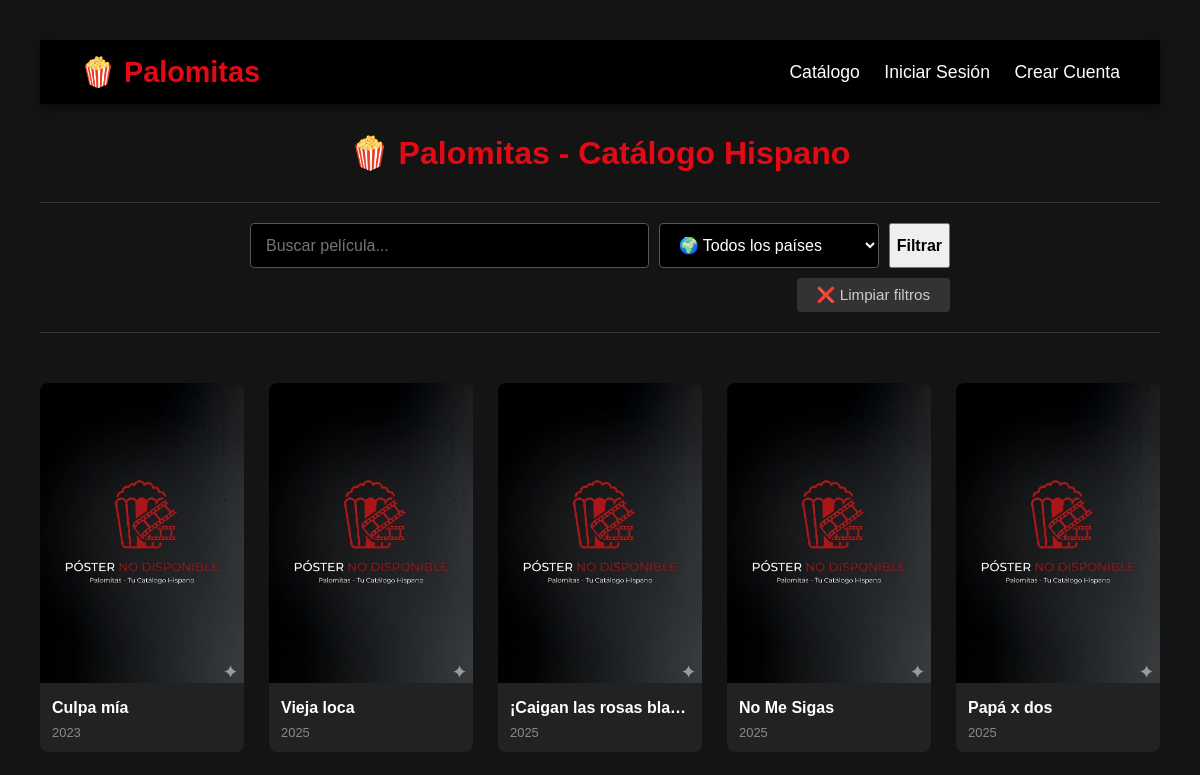
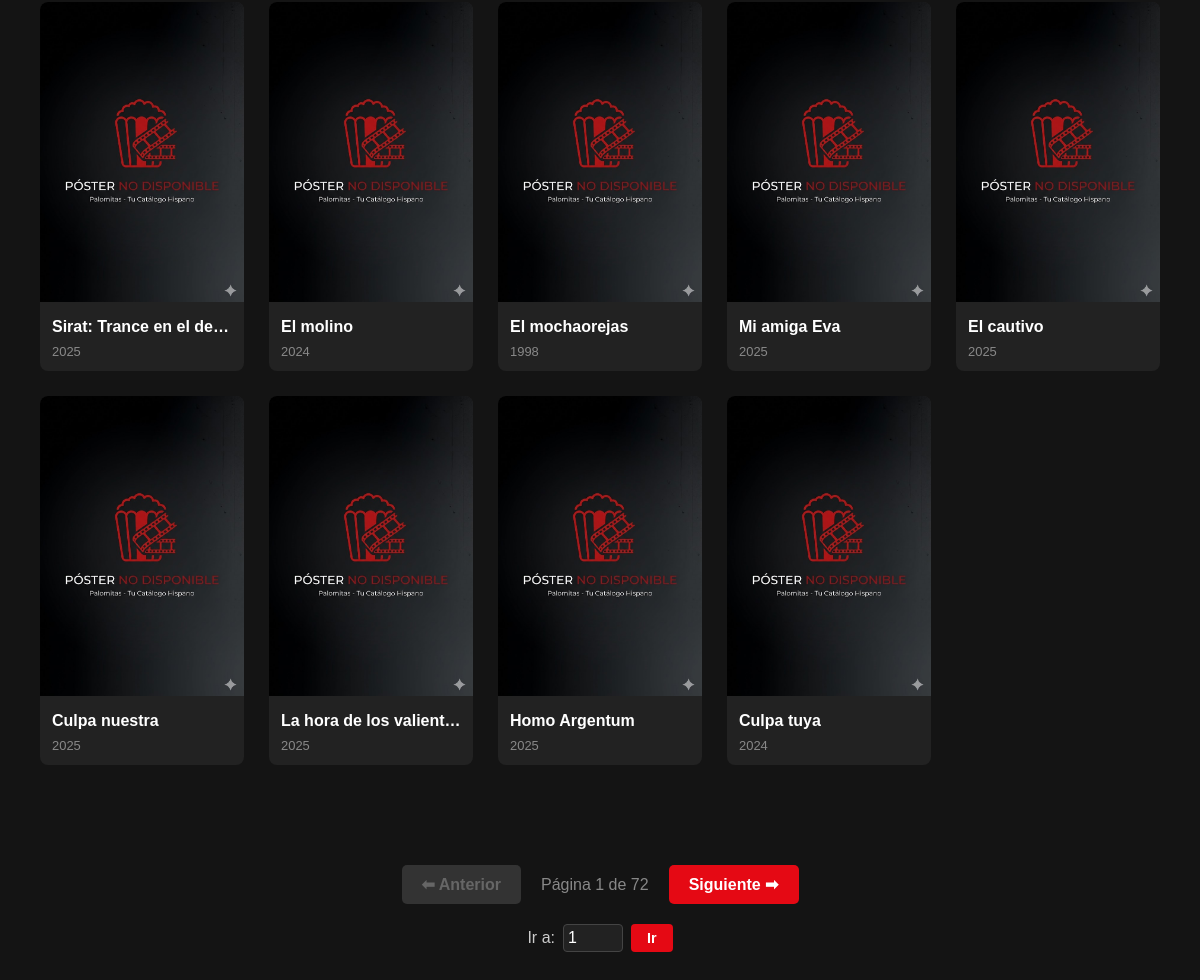
Before: / with the older database file (2 pictures, top to bottom).
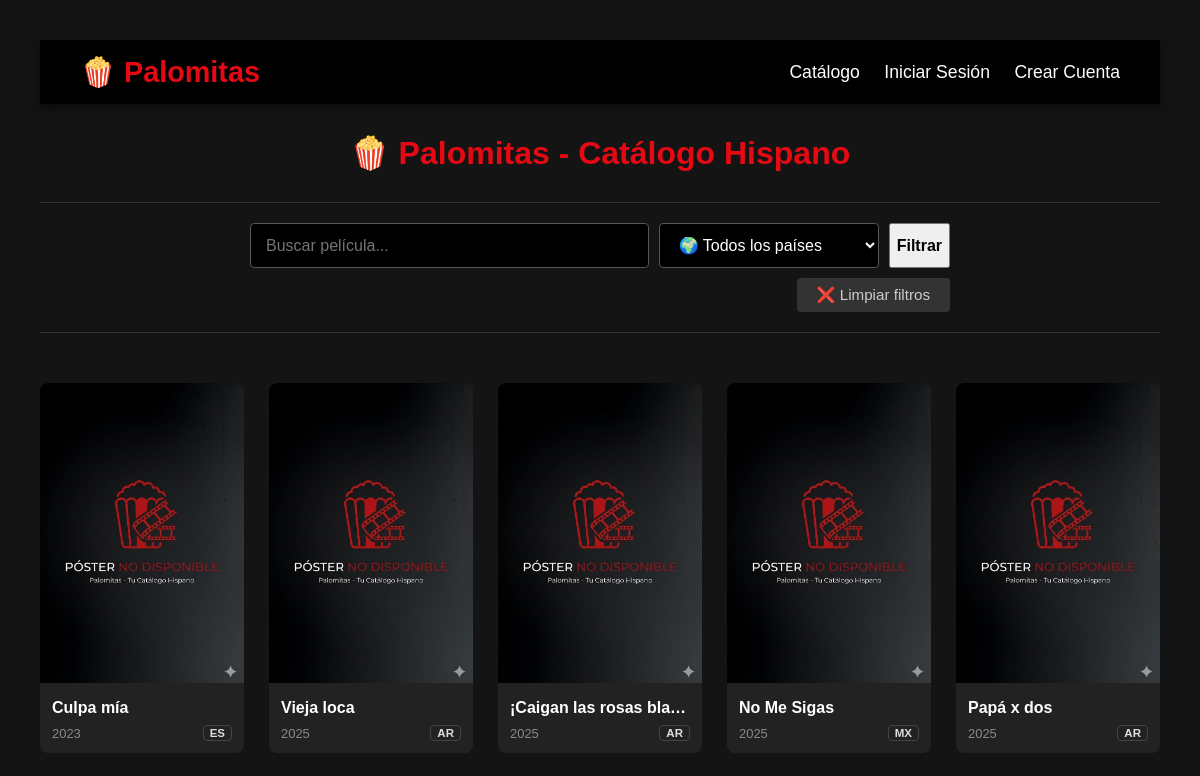
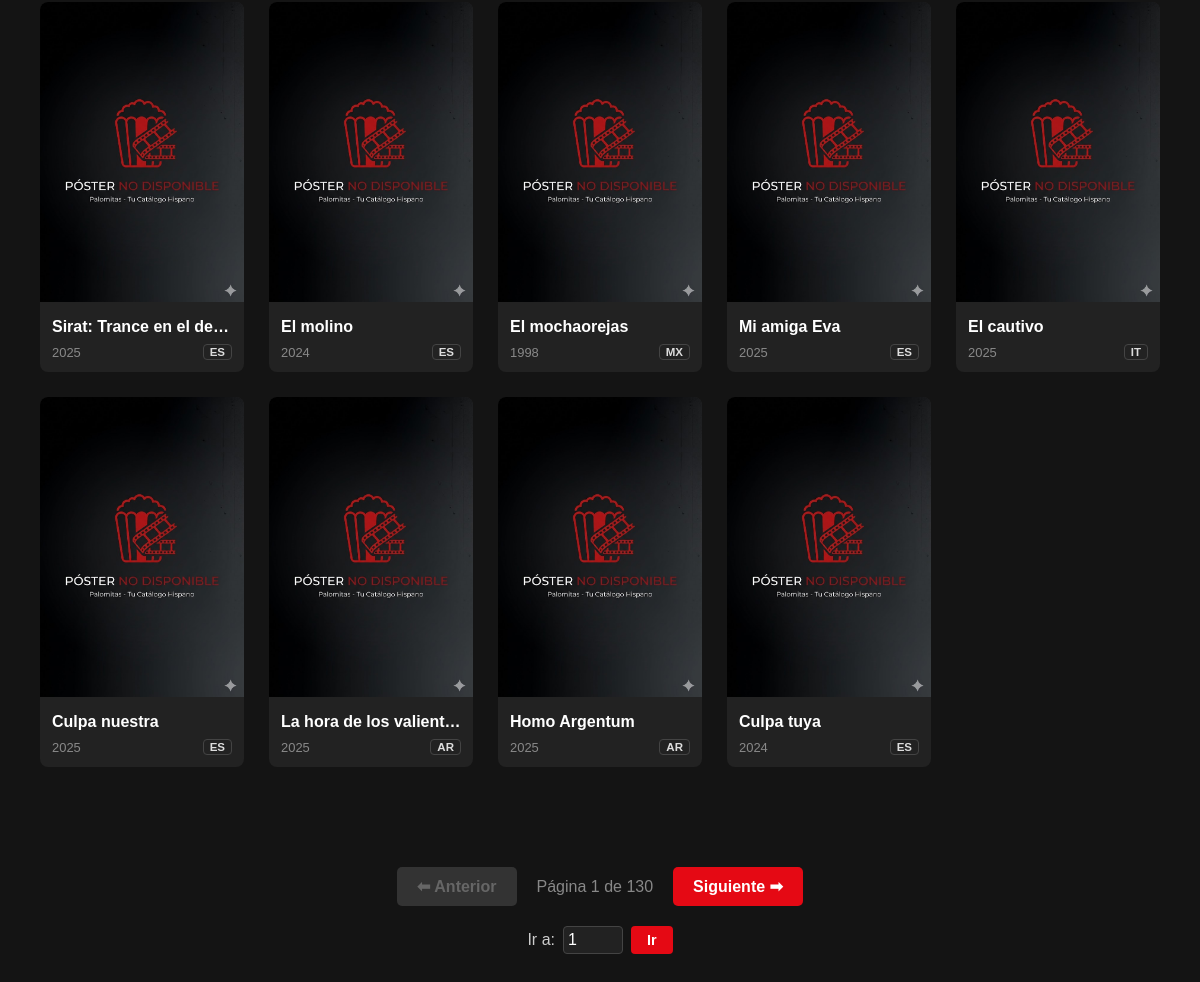
After: the same page with the newer database file (2 pictures, top to bottom).
### tables this page shows
CREATE TABLE `producciones` (
  `id_produccion` int(11) NOT NULL,
  `tmdb_id` int(11) DEFAULT NULL,
  `titulo` varchar(255) NOT NULL,
  `tipo` enum('pelicula','serie') NOT NULL,
  `anio` year(4) DEFAULT NULL,
  `sinopsis` text DEFAULT NULL,
  `pais` varchar(100) DEFAULT NULL,
  `idioma_original` varchar(100) DEFAULT NULL,
  `portada` varchar(255) DEFAULT NULL,
  `id_version_origen` int(11) DEFAULT NULL
);

### index.php (the view, shortened to what this page needs)
<?php
$host = '127.0.0.1';
$db   = 'palomitas';
$user = 'raquel';
$pass = 'cine';
$port = '3307';
$charset = 'utf8mb4';
$dsn = "mysql:host=$host;port=$port;dbname=$db;charset=$charset";
try {
    $pdo = new PDO($dsn, $user, $pass);
} catch (\PDOException $e) {
    die("Error: " . $e->getMessage());
}
$pelis_por_pagina = 14;
$pagina_actual = isset($_GET['pag']) ? (int)$_GET['pag'] : 1;
$inicio = ($pagina_actual - 1) * $pelis_por_pagina;
$sql = "SELECT * FROM producciones WHERE 1=1";
$parametros = [];
$url_filtros = "";
$sql .= " LIMIT $inicio, $pelis_por_pagina";
$stmt = $pdo->prepare($sql);
$stmt->execute($parametros);
$peliculas = $stmt->fetchAll(PDO::FETCH_ASSOC);
$sql_total = "SELECT COUNT(*) FROM producciones WHERE 1=1";
$parametros_total = [];
$stmt_total = $pdo->prepare($sql_total);
$stmt_total->execute($parametros_total);
$total_pelis = $stmt_total->fetchColumn();
$total_paginas = ceil($total_pelis / $pelis_por_pagina);
?>
<!DOCTYPE html>
<html lang="es">
<head>
    <link rel="stylesheet" href= "css/estilos.css?v=3"></link>
</head>
<body>
    <nav class="navbar">
        <a href="index.php" class="logo">🍿 Palomitas</a>
        <div class="enlaces">
            <a href="index.php">Catálogo</a>
            <?php if (isset($_SESSION['usuario_nombre'])): ?>
                <span style="color: #ccc; margin-left: 20px;">
                    Hola, <strong style="color: white;"><?= htmlspecialchars($_SESSION['usuario_nombre']) ?></strong>
                </span>
                <a href="logout.php" style="color: #e50914; margin-left: 15px;">Cerrar Sesión</a>
            <?php else: ?>
                <a href="login.php">Iniciar Sesión</a>
                <a href="registro.php">Crear Cuenta</a>
            <?php endif; ?>
        </div>
    </nav>
    <h1>🍿 Palomitas - Catálogo Hispano</h1>
    <section class="barra-filtros">
    <form action="index.php" method="GET" class="formulario-busqueda">
        <div class="controles-principales">
            <input type="text" name="busqueda" placeholder="Buscar película..." value="<?= htmlspecialchars($_GET['busqueda'] ?? '') ?>" class="input-filtro">
            <select name="pais" class="input-filtro">
                <option value="">🌍 Todos los países</option>
            </select>
            <button type="submit" class="btn-filtrar">Filtrar</button>
        </div>
        <a href="index.php" class="btn-limpiar">❌ Limpiar filtros</a>
    </form>
</section>
    <div class="galeria">
        <?php foreach ($peliculas as $peli): ?>
            <a href="detalles.php?id=<?= $peli['id_produccion'] ?>" style="text-decoration: none; color: inherit;">
                <div class="tarjeta">
<?php
$enlace_portada = !empty($peli['portada']) ? $peli['portada'] : 'img/no-poster.png';
?>
<img
    src="<?= htmlspecialchars($enlace_portada) ?>"
    alt="<?= htmlspecialchars($peli['titulo']) ?>"
    onerror="this.onerror=null; this.src='img/no-poster.png';"
>
                    <div class="info">
                        <div class="titulo"><?= $peli['titulo'] ?></div>
                        <div class="meta-datos">
                            <span class="anio"><?= $peli['anio'] ?></span>
                            <?php if (!empty($peli['pais']) && $peli['pais'] !== '??'): ?>
                                <span class="etiqueta-pais"><?= $peli['pais'] ?></span>
                            <?php endif; ?>
                        </div>
                    </div>
                    </div>
                </a>
        <?php endforeach; ?>
    </div>
<div class="contenedor-navegacion">
    <div class="paginacion">
        <?php if ($pagina_actual > 1): ?>
            <a href="?pag=<?= $pagina_actual - 1 ?><?= $url_filtros ?>" class="btn">⬅ Anterior</a>        <?php else: ?>
            <span class="btn desactivado">⬅ Anterior</span>
        <?php endif; ?>
        <span class="info-pag">Página <?= $pagina_actual ?> de <?= $total_paginas ?></span>
        <?php if ($pagina_actual < $total_paginas): ?>
            <a href="?pag=<?= $pagina_actual + 1 ?><?= $url_filtros ?>" class="btn">Siguiente ➡</a>        <?php else: ?>
            <span class="btn desactivado">Siguiente ➡</span>
        <?php endif; ?>
    </div>
    <div class="salto-pagina">
        <form action="index.php" method="GET" style="display: inline-flex; align-items: center; gap: 8px;">
            <label for="input-pag" style="font-size: 1em; color: #ccc;">Ir a:</label>
            <input type="number"
                name="pag"
                id="input-pag"
                min="1"
                max="<?= $total_paginas ?>"
                value="<?= $pagina_actual ?>"
                style="width: 50px; background: #222; color: white; border: 1px solid #444; border-radius: 4px; padding: 4px;">
            <button type="submit" class="btn-ir">Ir</button>
        </form>
    </div>
</div>
</body>
</html>

### css/estilos.css (style rules this page uses)
body { background-color: #141414; color: white; font-family: Arial, sans-serif; margin: 0; padding: 20px; }
h1 { text-align: center; color: #e50914; margin-bottom: 30px; }
.formulario-busqueda { display: flex; flex-direction: column; gap: 10px; max-width: 700px; margin: 20px auto; }
.controles-principales { display: grid; grid-template-columns: 1fr auto auto; gap: 10px; }
.btn-filtrar { text-decoration: none; font-weight: bold; font-size: 1em; }
.btn-limpiar { align-self: flex-end; padding: 8px 20px; background-color: #333; color: #ccc; text-decoration: none; border-radius: 4px; font-size: 0.95em; transition: all 0.3s ease; }
.galeria { display: grid; grid-template-columns: repeat(auto-fill, minmax(200px, 1fr)); gap: 25px; padding: 20px 0; height: auto; min-height: 50vh; }
.tarjeta { background-color: #222; border-radius: 8px; overflow: hidden; transition: transform 0.3s, box-shadow 0.3s; position: relative; }
.tarjeta img { width: 100%; height: 300px; object-fit: cover; }
.info { padding: 12px; }
.titulo { font-weight: bold; font-size: 1em; margin-bottom: 5px; white-space: nowrap; overflow: hidden; text-overflow: ellipsis; }
.anio { color: #888; font-size: 0.9em; }
.paginacion { text-align: center; margin-top: 40px; }
.btn { background-color: #e50914; color: white; padding: 10px 20px; text-decoration: none; border-radius: 5px; font-weight: bold; margin: 0 5px; display: inline-block; }
.btn.desactivado { background-color: #333; color: #666; pointer-events: none; }
.info-pag { color: #888; }
.salto-pagina { display: flex; justify-content: center; }
#input-pag { border-radius: 4px; font-size: 1em; padding: auto 12px; }
.btn-ir { background: #e50914; color: white; border: none; padding: 6px 16px; border-radius: 4px; cursor: pointer; font-size: 0.9em; font-weight: bold; }
body { background-color: #141414; color: white; font-family: Arial, sans-serif; margin: 0; padding: 40px; }
.meta-datos { display: flex; justify-content: space-between; align-items: center; margin-top: 8px; color: #888; font-size: 0.9em; }
.etiqueta-pais { border: 1px solid #444; background-color: #222; color: #ddd; padding: 1px 6px; border-radius: 4px; font-size: 0.8em; font-weight: bold; text-transform: uppercase; }
.navbar { display: flex; justify-content: space-between; align-items: center; background-color: #000; padding: 15px 40px; margin-bottom: 30px; box-shadow: 0 4px 10px rgba(0, 0, 0, 0.5); }
.navbar .logo { color: #e50914; font-size: 1.8em; font-weight: bold; text-decoration: none; }
.navbar .enlaces a { color: white; text-decoration: none; margin-left: 20px; font-size: 1.1em; transition: color 0.3s; }
.barra-filtros { background-color: #141414; margin-bottom: 30px; border-top: 1px solid #333; border-bottom: 1px solid #333; }
.input-filtro { padding: 12px 15px; background-color: #000; border: 1px solid #555; border-radius: 4px; color: white; font-size: 1em; min-width: 220px; transition: border-color 0.3s ease; }
select.input-filtro option { background-color: #222; color: white; }
.contenedor-navegacion { display: flex; flex-direction: column; align-items: center; margin-top: 30px; gap: 0px; }
.paginacion { display: flex; justify-content: center; align-items: center; gap: 15px; margin: 50px auto; margin-bottom: 20px; padding: 0; clear: both; width: 100%; max-width: 1200px; box-sizing: border-box; }

Changed rows visible on the page:
changed producciones "Culpa mía": pais (not shown) → "ES"
changed producciones "Vieja loca": pais (not shown) → "AR"
changed producciones "¡Caigan las rosas bla…": pais (not shown) → "AR"
changed producciones "No Me Sigas": pais (not shown) → "MX"
changed producciones "Papá x dos": pais (not shown) → "AR"
changed producciones "Sirat: Trance en el de…": pais (not shown) → "ES"
changed producciones "El molino": pais (not shown) → "ES"
changed producciones "El mochaorejas": pais (not shown) → "MX"
changed producciones "Mi amiga Eva": pais (not shown) → "ES"
changed producciones "El cautivo": pais (not shown) → "IT"
changed producciones "Culpa nuestra": pais (not shown) → "ES"
changed producciones "La hora de los valientes": pais (not shown) → "AR"
changed producciones "Homo Argentum": pais (not shown) → "AR"
changed producciones "Culpa tuya": pais (not shown) → "ES"
Other visible differences:
$total_paginas: "72" → "130"
